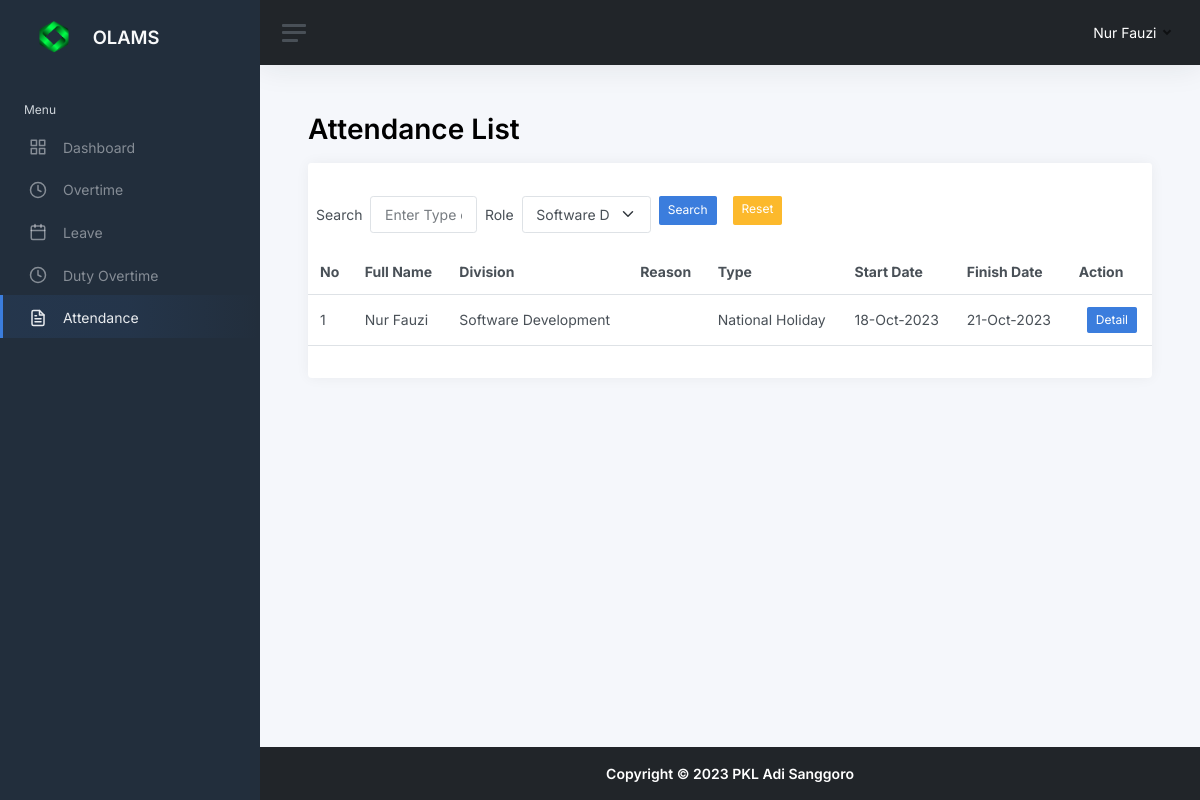
Screenshot of /attendancelist.php?filter_division=1 (signed in) with the database file from the repository.
### tables this page shows
CREATE TABLE `attendances` (
  `attendance_id` int(10) UNSIGNED NOT NULL,
  `user_id` tinyint(3) UNSIGNED NOT NULL,
  `division_id` tinyint(3) UNSIGNED NOT NULL,
  `reason` text NOT NULL,
  `type` enum('Sick','National Holiday') NOT NULL,
  `start_date` date DEFAULT NULL,
  `finish_date` date DEFAULT NULL,
  `created_at` timestamp NOT NULL DEFAULT current_timestamp(),
  `created_by` tinyint(3) UNSIGNED NOT NULL,
  `updated_at` timestamp NULL DEFAULT NULL ON UPDATE current_timestamp(),
  `updated_by` tinyint(3) UNSIGNED DEFAULT NULL
);

CREATE TABLE `users` (
  `user_id` tinyint(3) UNSIGNED NOT NULL,
  `role_id` tinyint(3) UNSIGNED NOT NULL,
  `name` varchar(64) NOT NULL,
  `username` varchar(32) NOT NULL,
  `password` varchar(254) NOT NULL,
  `email` varchar(64) NOT NULL,
  `created_by` tinyint(3) UNSIGNED NOT NULL,
  `created_at` timestamp NOT NULL DEFAULT current_timestamp(),
  `updated_by` tinyint(3) UNSIGNED DEFAULT NULL,
  `updated_at` timestamp NULL DEFAULT NULL ON UPDATE current_timestamp()
);

CREATE TABLE `m_divisions` (
  `division_id` tinyint(3) UNSIGNED NOT NULL,
  `division_name` varchar(64) NOT NULL,
  `created_at` timestamp NOT NULL DEFAULT current_timestamp(),
  `created_by` tinyint(3) UNSIGNED NOT NULL,
  `updated_at` timestamp NULL DEFAULT NULL ON UPDATE current_timestamp(),
  `updated_by` tinyint(3) UNSIGNED DEFAULT NULL
);

### include/conn.inc.php (called while the page is built, shortened)
<?php
function cleanValue($strhtml)
    {
        $strBersih = $strhtml;
        $strBersih = htmlspecialchars($strBersih);
        $strBersih = trim($strBersih);
        $strBersih = stripslashes($strBersih);
        $strBersih = strip_tags($strBersih);
        return $strBersih;
    }
?>

### attendancelist.php (the view, shortened to what this page needs)
<?php
include __DIR__ ."/include/conn.inc.php";
$user_id = $_SESSION["user_id"];
$limit = 20;
$halaman_aktif = isset($_GET['page']) ? $_GET['page'] : 1;
$offset = ($halaman_aktif - 1) * $limit;
$query = "SELECT
attendances.attendance_id,
attendances.reason,
attendances.type,
attendances.start_date,
attendances.finish_date,
m_divisions.division_name AS division_name,
users.name AS name
FROM attendances
LEFT JOIN users ON attendances.user_id = users.user_id
LEFT JOIN m_divisions ON attendances.division_id = m_divisions.division_id
";
$divisionQuery = "SELECT division_id, division_name FROM m_divisions";
$divisionData = mysqli_prepare($conn, $divisionQuery);
mysqli_stmt_execute($divisionData);
$divisionData = mysqli_stmt_get_result($divisionData);
$divisionOptions = mysqli_fetch_all($divisionData, MYSQLI_ASSOC);
$roleQuery = "SELECT m_roles.role_id FROM users
JOIN m_roles ON users.role_id = m_roles.role_id
WHERE users.user_id = ?";
$roleStatement = mysqli_prepare($conn, $roleQuery);
mysqli_stmt_bind_param($roleStatement, "i", $user_id);
mysqli_stmt_execute($roleStatement);
$roleData = mysqli_stmt_get_result($roleStatement);
$userRole = mysqli_fetch_row($roleData)[0];
if($userRole === 1){
  $query .= " WHERE attendances.user_id = $user_id";
}
$filter_division = "";
if ($_SERVER['REQUEST_METHOD'] === 'GET' && isset($_GET['filter_division']) && !empty($_GET['filter_division'])) {
    $filter_division = cleanValue($_GET['filter_division']);
    $query .= (strpos($query, 'WHERE') === false) ? " WHERE" : " AND";
    $query .= " m_divisions.division_id = '$filter_division'";
}
$search = "";
$query .= " ORDER BY attendances.attendance_id DESC";
$query .= " LIMIT $limit OFFSET $offset ";
$data = mysqli_query($conn, $query);
$karyawanArray = mysqli_fetch_all($data, MYSQLI_ASSOC);
?>
<!DOCTYPE html>
<html lang="en">
<head>
    <?php include "head.inc.php"; ?>
</head>
<body>
    <div class="wrapper">
        <?php include "components/sidebar.inc.php"; ?>
        <div class="main">
            <?php include "components/navbar.inc.php"; ?>
            <main class="content">
                <div class="container-fluid p-0">
                    <h1 class="h1 mb-3 judul_halaman"><strong>Attendance List</strong></h1>
                    <div class="row">
                        <div class="col-12">
                            <div class="card">
                                <div class="card-header">
                                </div>
                                <div class="row">
                                    <div class="col-md-7">
                                        <div class="d-flex align-items-center">
                                            <form action="<?= cleanValue($_SERVER['PHP_SELF']); ?>" method="get" class="d-flex">
                                                <label for="inputSearch" class="m-2 mx-2">Search</label>
                                                <input type="text" name="search" id="inputSearch" placeholder="Enter Type or name" class="form-control form-control" value="<?= $search ?>">
                                                <label for="inputRole" class="m-2 mx-2">Role</label>
                                                <select name="filter_division" id="inputRole" class="form-select form-control">
                                                    <?php foreach ($divisionOptions as $option) : ?>
                                                        <?php $selected = ($filter_division == $option['division_id']) ? 'selected' : ''; ?>
                                                        <option value="<?= $option['division_id'] ?>" <?= $selected ?>>
                                                            <?= $option['division_name'] ?>
                                                        </option>
                                                    <?php endforeach; ?>
                                                </select>
                                                <button type="submit" class="btn btn-sm btn-primary mb-2 mx-2">Search</button>
                                                <a class="btn btn-sm btn-warning mb-2 mx-2" href="<?php echo cleanValue($_SERVER['PHP_SELF']); ?>">Reset</a>
                                            </form>
                                        </div>
                                    </div>
                                    <div class="col-md-5 text-end">
                                      </div>
                                </div>
                                <div class="table-responsive">
                                    <table class="table mb-0 mt-3">
                                        <thead>
                                            <tr>
                                                <th scope="col">No</th>
                                                <th scope="col">Full Name</th>
                                                <th scope="col">Division</th>
                                                <th scope="col">Reason</th>
                                                <th scope="col">Type</th>
                                                <th scope="col">Start Date</th>
                                                <th scope="col">Finish Date</th>
                                                <th scope="col">Action</th>
                                            </tr>
                                        </thead>
                                        <tbody>
                                            <?php if (count($karyawanArray) > 0) : ?>
                                                <?php foreach ($karyawanArray as $key => $value) : ?>
                                                    <tr>
                                                        <td><?= $key + 1 + $offset ?></td>
                                                        <td><?= $value['name'] ?></td>
                                                        <td><?= $value['division_name'] ?></td>
                                                        <td><?= $value['reason'] ?></td>
                                                        <td><?= $value['type'] ?></td>
                                                        <td><?= date('d-M-Y', strtotime($value['start_date'])) ?></td>
                                                        <td><?= date('d-M-Y', strtotime($value['finish_date'])) ?></td>
                                                        <td>
                                                        <?php if ($userRole === 3) :  ?>
                                                            <a href="attendance_update.php?id=<?= $value['attendance_id']; ?>" class="btn btn-warning btn-sm">Edit</a>
                                                            <a href="attendance_detail.php?id=<?= $value['attendance_id'] ?>" class="btn btn-primary btn-sm ms-2">Detail</a>
                                                            <a href="attendance_delete.php?id=<?= $value['attendance_id']; ?>" class="btn btn-danger btn-sm" onclick="return confirm('Are you sure?')">Delete</a>
                                                        <?php elseif ($userRole === 1) :  ?>
                                                            <a href="attendance_detail.php?id=<?= $value['attendance_id'] ?>" class="btn btn-primary btn-sm ms-2">Detail</a>
                                                        <?php elseif ($userRole === 2) : ?>
                                                            <a href="attendance_detail.php?id=<?= $value['attendance_id'] ?>" class="btn btn-primary btn-sm ms-2">Detail</a>
                                                        <?php elseif ($userRole === 4) : ?>
                                                            <a href="attendance_detail.php?id=<?= $value['attendance_id'] ?>" class="btn btn-primary btn-sm ms-2">Detail</a>
                                                        <?php endif; ?>
                                                        </td>
                                                    </tr>
                                                <?php endforeach; ?>
                                            <?php else : ?>
                                                <tr>
                                                    <td colspan="7" style="text-align: center;">No records found!!!</td>
                                                </tr>
                                            <?php endif; ?>
                                        </tbody>
                                    </table>
                                </div>
                                <div class="dataTables_paginate paging_simple_numbers ms-3 mt-3">
                                </div>
                            </div>
                        </div>
                    </div>
                </div>
            </main>
            <?php include "components/footer.inc.php"; ?>
        </div>
    </div>
</body>
</html>

### rows the page displays
attendances: offset "1", user.name "Nur Fauzi", division.division_name "Software Development", type "National Holiday", start_date "18-Oct-2023", finish_date "21-Oct-2023"

### other values shown
$_SESSION['name'] "Nur Fauzi"
form field filter_division "Software Development"
